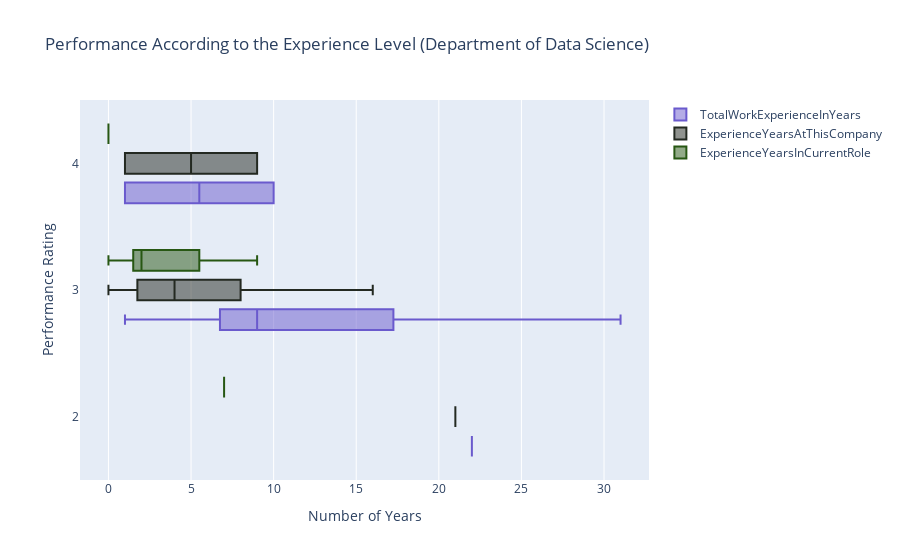

Notebook cell for this chart:
### Code cell
data = [
    {
        'x': Data_Science['TotalWorkExperienceInYears'],
        'y': Data_Science['PerformanceRating'],
        'name':'TotalWorkExperienceInYears',
        'marker': {
            'color': 'slateblue'
        },
        'boxmean': False,
        'orientation': 'h',
        "type": "box",
    },
    {
        'x':Data_Science['ExperienceYearsAtThisCompany'],
        'y':Data_Science['PerformanceRating'],
        'name': 'ExperienceYearsAtThisCompany',
        'marker':{
            'color': '#232921',
        },
        'boxmean': False,
        'orientation': 'h',
        "type": "box",
    },
    {
        'x': Data_Science['ExperienceYearsInCurrentRole'],
        'y': Data_Science['PerformanceRating'],
        'name':'ExperienceYearsInCurrentRole',
        'marker': {
            'color': '#275713',
        },
        'boxmean': False,
        'orientation': 'h',
        "type": "box",
    }
]
layout = {
    'xaxis': {
        'title': 'Number of Years',
        'zeroline': False,
    },
    'yaxis': {
        'title': 'Performance Rating ',
        'zeroline': False,
    },
    'boxmode': 'group',
    'title': 'Performance According to the Experience Level (Department of Data Science)  ',
}
fig = go.Figure(data=data, layout=layout)

py.iplot(fig)

### Figure 1 — Plotly figure (JSON) as saved in the notebook; plotly's stock layout.template omitted (floating-point values rounded to 4 significant figures)
{"data": [{"boxmean": false, "marker": {"color": "slateblue"}, "name": "TotalWorkExperienceInYears", "orientation": "h", "type": "box", "x": [7, 1, 17, 13, 16, 7, 17, 22, 10, 6, 5, 9, 21, 5, 31, 19, 1, 8, 18, 9], "y": [3, 3, 3, 3, 3, 3, 3, 2, 4, 3, 3, 3, 3, 3, 3, 3, 4, 3, 3, 3]}, {"boxmean": false, "marker": {"color": "#232921"}, "name": "ExperienceYearsAtThisCompany", "orientation": "h", "type": "box", "x": [4, 1, 16, 0, 10, 3, 1, 21, 9, 6, 3, 8, 3, 5, 5, 10, 1, 2, 1, 8], "y": [3, 3, 3, 3, 3, 3, 3, 2, 4, 3, 3, 3, 3, 3, 3, 3, 4, 3, 3, 3]}, {"boxmean": false, "marker": {"color": "#275713"}, "name": "ExperienceYearsInCurrentRole", "orientation": "h", "type": "box", "x": [2, 0, 8, 0, 9, 2, 0, 7, 0, 5, 2, 3, 2, 2, 2, 7, 0, 2, 0, 7], "y": [3, 3, 3, 3, 3, 3, 3, 2, 4, 3, 3, 3, 3, 3, 3, 3, 4, 3, 3, 3]}], "layout": {"boxmode": "group", "title": {"text": "Performance According to the Experience Level (Department of Data Science)  "}, "xaxis": {"title": {"text": "Number of Years"}, "zeroline": false}, "yaxis": {"title": {"text": "Performance Rating "}, "zeroline": false}}}
